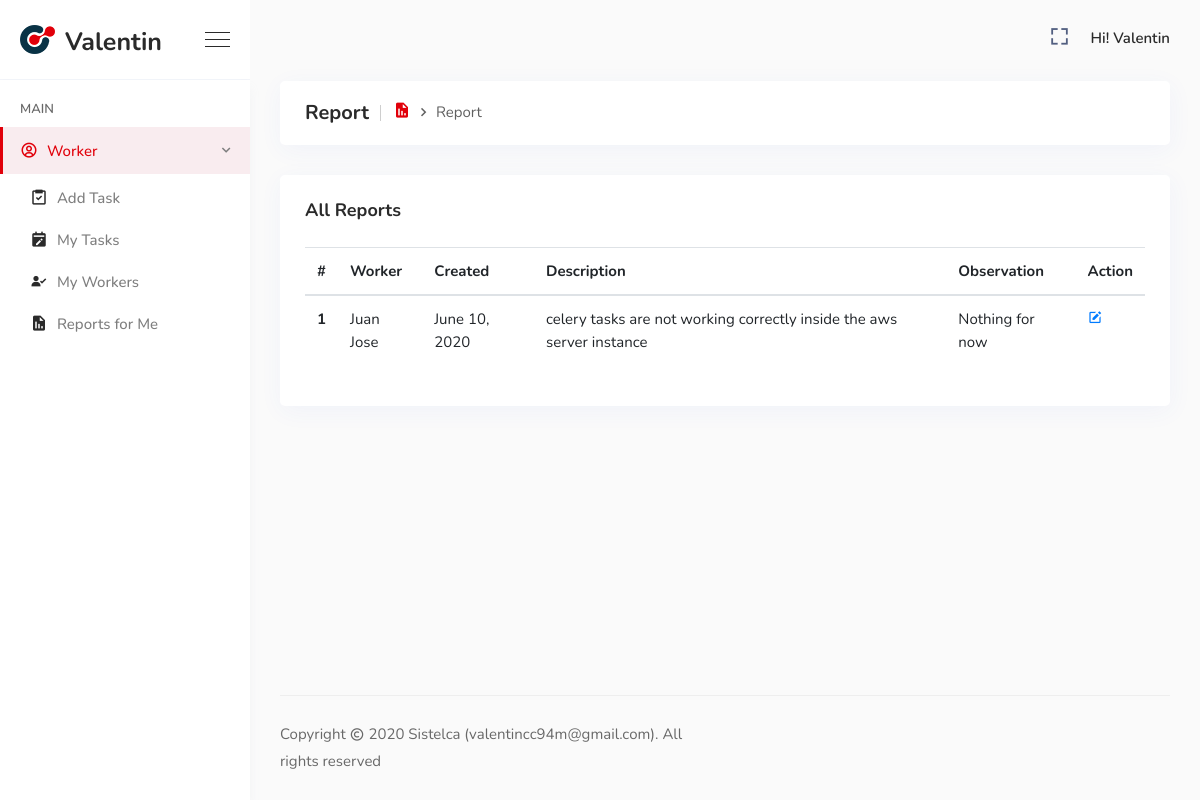
Page /manager/reports/ (signed in) on the committed database.
### admins/models.py (models this page shows)
class User(AbstractUser):
    is_admins = models.BooleanField(default = False)
    is_manager = models.BooleanField(default = False)
    is_worker = models.BooleanField(default = False)
    email = models.EmailField(unique = True)
    def __str__(self):
        return self.email

### manager/models.py (models this page shows, shortened)
class Managers(models.Model):
    user = models.OneToOneField(User, on_delete=models.CASCADE, primary_key=True)
    profile_picture = models.ImageField(upload_to='avatar/manager/%Y/%m/%d', default='avatar/default.jpg',
                                 verbose_name='avatar', null=True, blank=True, validators=[validate_file_size])
    first_name = models.CharField(max_length=50)
    last_name = models.CharField(max_length=50)
    phone = PhoneField(blank=True)
    is_active = models.BooleanField(default = False)

### worker/models.py (models this page shows)
class Report(models.Model):
    date = models.DateField(auto_now_add=True)
    worker = models.ForeignKey(Worker, on_delete=models.CASCADE)
    description = models.CharField(max_length=200)
    observation = models.CharField(max_length=200, blank=True, null=True)

class Worker(models.Model):
    manager = models.ForeignKey(Managers, on_delete=models.CASCADE)
    departament = models.ForeignKey(Departament, on_delete=models.CASCADE)
    user = models.OneToOneField(User, on_delete=models.CASCADE, primary_key=True)
    is_active = models.BooleanField(default = False)
    profile_picture = models.ImageField(upload_to='avatar/worker/%Y/%m/%d', default='avatar/default.jpg',
                                 verbose_name='avatar', null=True, blank=True, validators=[validate_file_size])
    first_name = models.CharField(max_length=50)
    last_name = models.CharField(max_length=50)
    phone = PhoneField(blank=True)
    def __str__(self):
        return self.first_name + ' ' + self.last_name

### manager/views.py (the view)
# urls.py: path('reports/', reports, name='reports'),
@login_required(redirect_field_name='/')
@user_passes_test(lambda u: u.is_manager, login_url='admins:dashboard')
def reports(request):
    manager = Managers.objects.get(user=request.user)
    workers = Worker.objects.filter(manager=manager)
    report = Report.objects.filter(worker__in=workers)
    return render(request, 'manager/reports.html', locals())

### templates/manager/reports.html (shortened to what this page needs)
{% extends "bases/base.html" %}
{% block content %}
<div class="breadcrumb-area">
    <h1>Report</h1>
    <ol class="breadcrumb">
        <li class="item"><a href="{% url 'admins:dashboard' %}"><i class='bx bxs-report'></i></a></li>
        <li class="item">Report</li>
    </ol>
</div>
<div class="card mb-30">
    <div class="card-header d-flex justify-content-between align-items-center">
        <h3>All Reports</h3>
    </div>
    <div class="card-body">
        <div class="table-responsive">
            <table class="table">
                <thead>
                    <tr>
                        <th scope="col">#</th>
                        <th scope="col">Worker</th>
                        <th scope="col">Created</th>
                        <th scope="col">Description</th>
                        <th scope="col">Observation</th>
                        <th scope="col">Action</th>
                    </tr>
                </thead>
                <tbody>
                    {% for x in report %}
                    <tr>
                        <th scope="row">{{ forloop.counter }} </th>
                        <td>{{ x.worker }}</td>
                        <td>{{ x.date }}</td>
                        <td>{{ x.description }}</td>
                        {% if x.observation %}
                        <td>{{ x.observation }}</td>
                        {% else %}
                        <td>No observations</td>
                        {% endif %}
                        <td><a href="{% url 'manager:edit_report' x.id %}"  data-toggle="tooltip" data-placement="bottom" title="Edit">
                                <i class="bx bxs-edit"></i>
                            </a></td>
                    </tr>
                    {% endfor %}
                </tbody>
            </table>
        </div>
    </div>
</div>
{% endblock %}

### templates/bases/base.html (shortened to what this page needs)
{% load static %}
<!doctype html>
<html lang="zxx">
    <head>
        <link rel="stylesheet" href="{% static 'assets/css/vendors.min.css' %}">
        <link rel="stylesheet" href="{% static 'assets/css/style.css' %}">
        <link rel="stylesheet" href="{% static 'assets/css/responsive.css' %}">
    </head>
    <body>
        <div class="sidemenu-area">
            <div class="sidemenu-header">
                <a href="{% url 'admins:dashboard' %}" class="navbar-brand d-flex align-items-center">
                    <img src="{% static 'assets/img/small-logo.png' %}" alt="image">
                    <span>Valentin</span>
                </a>
                <div class="burger-menu d-none d-lg-block">
                    <span class="top-bar"></span>
                    <span class="middle-bar"></span>
                    <span class="bottom-bar"></span>
                </div>
            </div>
            <div class="sidemenu-body">
                <ul class="sidemenu-nav metisMenu h-100" id="sidemenu-nav" data-simplebar>
                    <li class="nav-item-title">
                        Main
                    </li>
                     {% if request.user.is_superuser %}
                    <li class="nav-item mm-active">
                        <a href="#" class="collapsed-nav-link nav-link" aria-expanded="false">
                            <span class="icon"><i class='bx bxs-user-pin'></i></span>
                            <span class="menu-title">Manager</span>
                            <span class="badge">{{ manager.count }}</span>
                        </a>
                        <ul class="sidemenu-nav-second-level">
                            <li class="nav-item">
                                <a href="{% url 'admins:create_manager' %}" class="nav-link">
                                    <span class="icon"><i class='bx bxs-plus-square'></i></span>
                                    <span class="menu-title">Add Manager</span>
                                </a>
                            </li>
                            <li class="nav-item">
                                <a href="{% url 'admins:list_manager' %}" class="nav-link">
                                    <span class="icon"><i class='bx bxs-group'></i></span>
                                    <span class="menu-title">List Manager</span>
                                </a>
                            </li>
                        </ul>
                    </li>
                    <li class="nav-item">
                        <a href="#" class="collapsed-nav-link nav-link" aria-expanded="false">
                            <span class="icon"><i class='bx bx-user-circle'></i></span>
                            <span class="menu-title">Worker</span>
                            <span class="badge">{{ worker.count }}</span>
                        </a>
                        <ul class="sidemenu-nav-second-level">
                            <li class="nav-item">
                                <a href="{% url 'admins:create_worker' %}" class="nav-link">
                                    <span class="icon"><i class='bx bx-plus-circle'></i></span>
                                    <span class="menu-title">Add Worker</span>
                                </a>
                            </li>
                            <li class="nav-item">
                                <a href="{% url 'admins:list_worker' %}" class="nav-link">
                                    <span class="icon"><i class='bx bx-group'></i></span>
                                    <span class="menu-title">List Worker</span>
                                </a>
                            </li>
                        </ul>
                    </li>
                    <li class="nav-item mm-active">
                        <a href="#" class="collapsed-nav-link nav-link" aria-expanded="false">
                            <span class="icon"><i class='bx bxs-buildings'></i></span>
                            <span class="menu-title">Departament</span>
                            <span class="badge">{{ departament.count }}</span>
                        </a>
                        <ul class="sidemenu-nav-second-level">
                            <li class="nav-item">
                                <a href="{% url 'admins:create_departament' %}" class="nav-link">
                                    <span class="icon"><i class='bx bxs-building'></i></span>
                                    <span class="menu-title">Add Departament</span>
                                </a>
                            </li>
                            <li class="nav-item">
                                <a href="{% url 'admins:list_departament' %}" class="nav-link">
                                    <span class="icon"><i class='bx bxs-badge-check'></i></span>
                                    <span class="menu-title">List Departament</span>
                                </a>
                            </li>
                        </ul>
                    </li>
                     {% elif request.user.is_manager %}
                      <li class="nav-item mm-active">
                        <a href="#" class="collapsed-nav-link nav-link" aria-expanded="false">
                            <span class="icon"><i class='bx bx-user-circle'></i></span>
                            <span class="menu-title">Worker</span>
                        </a>
                        <ul class="sidemenu-nav-second-level">
                            <li class="nav-item">
                                <a href="{% url 'manager:create_task' %}" class="nav-link">
                                    <span class="icon"><i class='bx bx-task'></i></span>
                                    <span class="menu-title">Add Task</span>
                                </a>
                            </li>
                            <li class="nav-item">
                                <a href="{% url 'manager:my_task' %}" class="nav-link">
                                    <span class="icon"><i class='bx bxs-calendar-edit'></i></span>
                                    <span class="menu-title">My Tasks</span>
                                </a>
                            </li>
                            <li class="nav-item">
                                <a href="{% url 'manager:my_works' %}" class="nav-link">
                                    <span class="icon"><i class='bx bxs-user-check'></i></span>
                                    <span class="menu-title">My Workers</span>
                                </a>
                            </li>
                            <li class="nav-item">
                                <a href="{% url 'manager:reports' %}" class="nav-link">
                                    <span class="icon"><i class='bx bxs-report'></i></span>
                                    <span class="menu-title">Reports for Me</span>
                                </a>
                            </li>
                        </ul>
                    </li>
                    {% endif %}
                </ul>
            </div>
        </div>
        <div class="main-content d-flex flex-column">
            <nav class="navbar top-navbar navbar-expand">
                <div class="collapse navbar-collapse" id="navbarSupportContent">
                    <ul class="navbar-nav right-nav align-items-center">
                        <li class="nav-item">
                            <a class="nav-link bx-fullscreen-btn" id="fullscreen-button">
                                <i class="bx bx-fullscreen"></i>
                            </a>
                        </li>
                        <li class="nav-item dropdown profile-nav-item">
                            <a href="#" class="nav-link dropdown-toggle" role="button" data-toggle="dropdown" aria-haspopup="true" aria-expanded="false">
                                <div class="menu-profile">
                                    {% if request.user.is_superuser %}
                                    <span class="name">Hi! {{ request.user }}</span>
                                    {% elif request.user.is_manager %}
                                    <span class="name">Hi! {{ request.user.managers.first_name }}</span>
                                    {% elif request.user.is_worker %}
                                    <span class="name">Hi! {{ request.user.worker.first_name }}</span>
                                    {% endif %}
                                </div>
                            </a>
                        </li>
                    </ul>
                </div>
            </nav>
            {% block content %}{% endblock %}
			<div class="flex-grow-1"></div>
            <footer class="footer-area">
                <div class="row align-items-center">
                    <div class="col-lg-6 col-sm-6 col-md-6">
                        <p>Copyright <i class='bx bx-copyright'></i> 2020 <a href="#">Sistelca (valentincc94m@gmail.com) </a>. All rights reserved</p>
                    </div>
                </div>
            </footer>
        </div>
    </body>
</html>

### rows in the picture
User: user.managers.first_name "Valentin"
Report: worker "Juan Jose", date "June 10, 2020", description "celery tasks are not working correctly inside the aws server instance", observation "Nothing for now"
